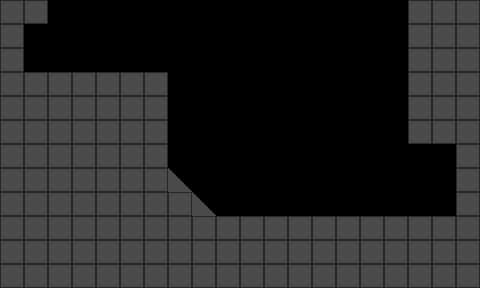

Below is a game level as drawn by its tile map, then a one-line description and the .tmx file that defines it, in full:
An orthogonal 20x12 tile map with 24x24 px tiles, 1 tile layer (main) and 1 object (spawn).

<map version="1.2" tiledversion="1.2.4" orientation="orthogonal" renderorder="right-down" width="20" height="12" tilewidth="24" tileheight="24" infinite="0" nextlayerid="6" nextobjectid="26">
 <tileset firstgid="1" name="tileset" tilewidth="24" tileheight="24" tilecount="9" columns="2">
  <grid orientation="orthogonal" width="16" height="16" />
  <image source="tileset.png" width="48" height="48" />
  <tile id="2">
   <properties>
    <property name="nez:isOneWayPlatform" type="bool" value="true" />
   </properties>
  </tile>
  <tile id="3">
   <properties>
    <property name="nez:isSlope" type="bool" value="true" />
    <property name="nez:slopeTopLeft" type="int" value="0" />
    <property name="nez:slopeTopRight" type="int" value="23" />
   </properties>
  </tile>
  <tile id="4">
   <properties>
    <property name="nez:isSlope" type="bool" value="true" />
    <property name="nez:slopeTopLeft" type="int" value="0" />
    <property name="nez:slopeTopRight" type="int" value="15" />
   </properties>
  </tile>
 </tileset>
 <layer id="5" name="main" width="20" height="12">
  <data encoding="csv">
1,1,0,0,0,0,0,0,0,0,0,0,0,0,0,2,2,1,1,1,
1,0,0,0,0,0,0,0,0,0,0,0,0,0,0,2,2,1,1,1,
1,0,0,0,0,0,0,0,0,0,0,0,0,0,0,0,2,1,1,1,
1,1,1,1,1,1,1,0,0,0,0,0,0,0,0,0,2,1,1,1,
1,1,1,1,1,1,1,0,0,0,0,0,0,0,0,0,2,1,1,1,
1,1,1,1,1,1,1,0,0,0,0,0,0,0,0,0,2,1,1,1,
1,1,1,1,1,1,1,0,0,0,0,0,0,0,0,0,2,2,2,1,
1,1,1,1,1,1,1,4,0,0,0,0,0,0,0,0,0,0,0,1,
1,1,1,1,1,1,1,1,4,0,0,0,0,0,0,0,0,0,0,1,
1,1,1,1,1,1,1,1,1,1,1,1,1,1,1,1,1,1,1,1,
1,1,1,1,1,1,1,1,1,1,1,1,1,1,1,1,1,1,1,1,
1,1,1,1,1,1,1,1,1,1,1,1,1,1,1,1,1,1,1,1
</data>
 </layer>
 <objectgroup id="2" name="objects">
  <object id="25" name="spawn" gid="2" x="64" y="32" width="16" height="16" />
 </objectgroup>
</map>